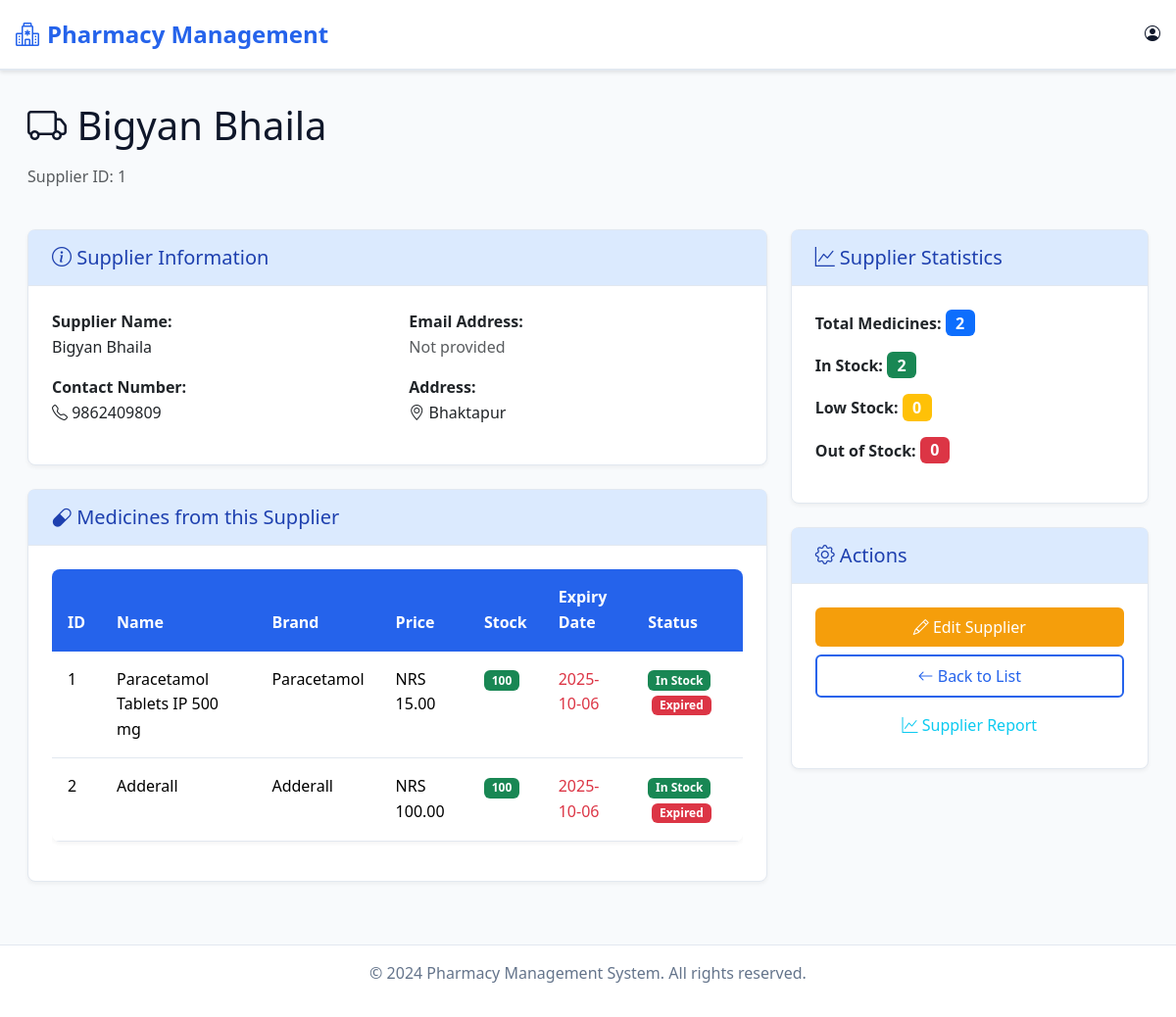
Page /supplier/supplier_detail/1/ on the earlier database version.
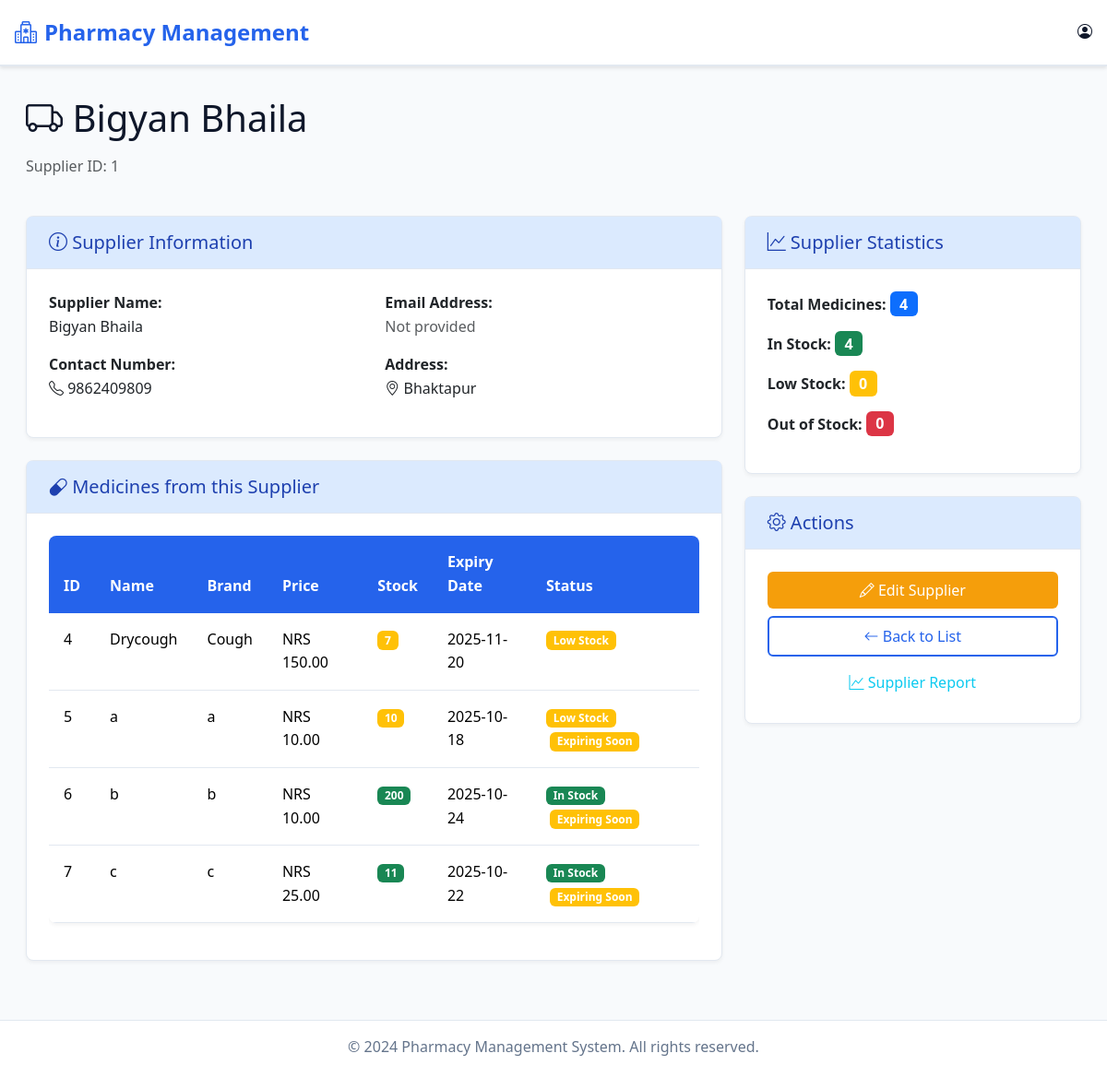
Same page on the later database version.
### medicine/models.py (models this page shows, shortened)
class Medicine(models.Model):
    medicine_id = models.AutoField(primary_key=True)   # custom PK
    name = models.CharField(max_length=100)
    brand_name = models.CharField(max_length=100)
    CATEGORY_CHOICES = [
        ("tablet/capsule", "Tablet/Capsule"),
        ("liquid", "Liquid"),
        ("patch", "Patch"),
        ("cream", "Topical Cream"),
    ]
    category = models.CharField(max_length=20, choices=CATEGORY_CHOICES, default="tablet/capsule")
    mfg_date = models.DateField()
    exp_date = models.DateField()
    price = models.DecimalField(max_digits=10, decimal_places=2)
    stock_qty = models.PositiveIntegerField(default=0)
    supplier = models.ForeignKey(Supplier, on_delete=models.CASCADE, related_name="medicines")

### supplier/views.py (the view)
# urls.py: path('supplier_detail/<int:supplier_id>/', views.supplier_detail, name='supplier_detail'),
def supplier_detail(request, supplier_id):
    from datetime import date, timedelta
    supplier = get_object_or_404(Supplier, id=supplier_id)
    medicines = Medicine.objects.filter(supplier=supplier)
    today = date.today()
    expiring_soon_date = today + timedelta(days=30)
    return render(request, 'admin/supplier/supplier_detail.html', {
        'supplier': supplier,
        'medicines': medicines,
        'today': today,
        'expiring_soon_date': expiring_soon_date,
    })

### templates/admin/supplier/supplier_detail.html (shortened to what the changed rows need)
{% extends "admin/base.html" %}
{% block content %}
<div class="container-fluid">
    <div class="row mb-4">
        <div class="col-12">
            <h1 class="mb-3">
                <i class="bi bi-truck"></i> {{ supplier.name }}
            </h1>
        </div>
    </div>
    <div class="row">
        <div class="col-lg-8">
            <div class="card mt-4">
                <div class="card-body">
                    {% if medicines %}
                        <div class="table-responsive">
                            <table class="table">
                                <thead>
                                    <tr>
                                        <th>ID</th>
                                        <th>Name</th>
                                        <th>Brand</th>
                                        <th>Price</th>
                                        <th>Stock</th>
                                        <th>Expiry Date</th>
                                        <th>Status</th>
                                    </tr>
                                </thead>
                                <tbody>
                                    {% for medicine in medicines %}
                                    <tr>
                                        <td>{{ medicine.medicine_id }}</td>
                                        <td>{{ medicine.name }}</td>
                                        <td>{{ medicine.brand_name }}</td>
                                        <td>NRS {{ medicine.price|floatformat:2 }}</td>
                                        <td>
                                            <span class="badge {% if medicine.stock_qty <= 0 %}bg-danger{% elif medicine.stock_qty <= 10 %}bg-warning{% else %}bg-success{% endif %}">
                                                {{ medicine.stock_qty }}
                                            </span>
                                        </td>
                                        <td>
                                            <span class="{% if medicine.exp_date < today %}text-danger{% endif %}">
                                                {{ medicine.exp_date|date:"Y-m-d" }}
                                            </span>
                                        </td>
                                        <td>
                                            {% if medicine.stock_qty <= 0 %}
                                                <span class="badge bg-danger">Out of Stock</span>
                                            {% elif medicine.stock_qty <= 10 %}
                                                <span class="badge bg-warning">Low Stock</span>
                                            {% else %}
                                                <span class="badge bg-success">In Stock</span>
                                            {% endif %}
                                            {% if medicine.exp_date < today %}
                                                <span class="badge bg-danger ms-1">Expired</span>
                                            {% elif medicine.exp_date <= expiring_soon_date %}
                                                <span class="badge bg-warning ms-1">Expiring Soon</span>
                                            {% endif %}
                                        </td>
                                    </tr>
                                    {% endfor %}
                                </tbody>
                            </table>
                        </div>
                    {% else %}
                        <p class="text-muted text-center">No medicines found for this supplier.</p>
                    {% endif %}
                </div>
            </div>
        </div>
        <div class="col-lg-4">
            <div class="card">
                <div class="card-body">
                    <div class="mb-3">
                        <strong>Total Medicines:</strong>
                        <span class="badge bg-primary fs-6">{{ medicines.count }}</span>
                    </div>
                    <div class="mb-3">
                        <strong>In Stock:</strong>
                        <span class="badge bg-success fs-6">
                            {{ medicines|length|add:"0" }}
                        </span>
                    </div>
                </div>
            </div>
        </div>
    </div>
</div>
{% endblock %}

Differences in the rows shown:
removed Medicine: medicine_id "1", name "Paracetamol Tablets IP 500 mg", brand_name "Paracetamol", price "15.00", stock_qty "100", exp_date "2025-10-06", shows "In Stock", shows "Expired"
removed Medicine: medicine_id "2", name "Adderall", brand_name "Adderall", price "100.00", stock_qty "100", exp_date "2025-10-06", shows "In Stock", shows "Expired"
added Medicine: medicine_id "4", name "Drycough", brand_name "Cough", price "150.00", stock_qty "7", exp_date "2025-11-20", shows "Low Stock"
added Medicine: medicine_id "5", name "a", brand_name "a", price "10.00", stock_qty "10", exp_date "2025-10-18", shows "Low Stock", shows "Expiring Soon"
added Medicine: medicine_id "6", name "b", brand_name "b", price "10.00", stock_qty "200", exp_date "2025-10-24", shows "In Stock", shows "Expiring Soon"
added Medicine: medicine_id "7", name "c", brand_name "c", price "25.00", stock_qty "11", exp_date "2025-10-22", shows "In Stock", shows "Expiring Soon"
Other differences:
{{ medicines.count }}: "2" → "4"
{{ medicines|length|add:"0" }}: "2" → "4"
